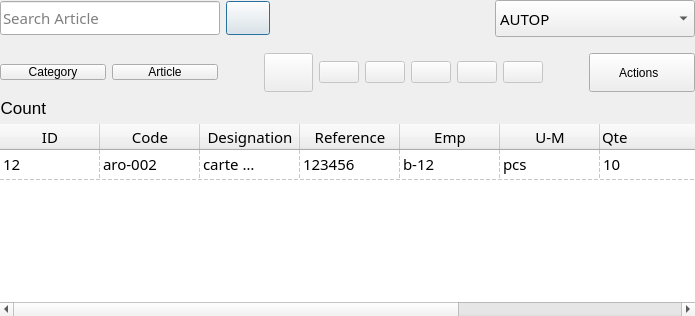
            <widget class="QWidget" name="MagasinPage">
             <layout class="QVBoxLayout" name="verticalLayout_4">
              <property name="leftMargin">
               <number>0</number>
              </property>
              <property name="topMargin">
               <number>0</number>
              </property>
              <property name="rightMargin">
               <number>0</number>
              </property>
              <property name="bottomMargin">
               <number>0</number>
              </property>
              <item>
               <widget class="QFrame" name="searchFrame">
                <property name="frameShape">
                 <enum>QFrame::NoFrame</enum>
                </property>
                <property name="frameShadow">
                 <enum>QFrame::Raised</enum>
                </property>
                <layout class="QHBoxLayout" name="horizontalLayout_4">
                 <property name="leftMargin">
                  <number>0</number>
                 </property>
                 <property name="topMargin">
                  <number>0</number>
                 </property>
                 <property name="rightMargin">
                  <number>0</number>
                 </property>
                 <property name="bottomMargin">
                  <number>0</number>
                 </property>
                 <item>
                  <widget class="QLineEdit" name="lineEditSearch">
                   <property name="minimumSize">
                    <size>
                     <width>0</width>
                     <height>34</height>
                    </size>
                   </property>
                   <property name="font">
                    <font>
                     <family>Monaco</family>
                     <pointsize>11</pointsize>
                     <weight>50</weight>
                     <italic>false</italic>
                     <bold>false</bold>
                    </font>
                   </property>
                   <property name="styleSheet">
                    <string notr="true"/>
                   </property>
                   <property name="placeholderText">
                    <string>Search Article</string>
                   </property>
                   <property name="cursorMoveStyle">
                    <enum>Qt::LogicalMoveStyle</enum>
                   </property>
                   <property name="clearButtonEnabled">
                    <bool>true</bool>
                   </property>
                  </widget>
                 </item>
                 <item>
                  <widget class="QPushButton" name="pushButtonSearch">
                   <property name="sizePolicy">
                    <sizepolicy hsizetype="Fixed" vsizetype="Fixed">
                     <horstretch>0</horstretch>
                     <verstretch>0</verstretch>
                    </sizepolicy>
                   </property>
                   <property name="minimumSize">
                    <size>
                     <width>44</width>
                     <height>34</height>
                    </size>
                   </property>
                   <property name="font">
                    <font>
                     <family>Monaco</family>
                     <pointsize>11</pointsize>
                     <weight>50</weight>
                     <italic>false</italic>
                     <bold>false</bold>
                    </font>
                   </property>
                   <property name="layoutDirection">
                    <enum>Qt::LeftToRight</enum>
                   </property>
                   <property name="autoFillBackground">
                    <bool>false</bool>
                   </property>
                   <property name="text">
                    <string/>
                   </property>
                   <property name="icon">
                    <iconset resource="../resource.qrc">
                     <normaloff>:/icons/icons/magnifier.png</normaloff>:/icons/icons/magnifier.png</iconset>
                   </property>
                   <property name="iconSize">
                    <size>
                     <width>20</width>
                     <height>20</height>
                    </size>
                   </property>
                   <property name="autoDefault">
                    <bool>false</bool>
                   </property>
                   <property name="default">
                    <bool>true</bool>
                   </property>
                  </widget>
                 </item>
                 <item>
                  <spacer name="horizontalSpacer_2">
                   <property name="orientation">
                    <enum>Qt::Horizontal</enum>
                   </property>
                   <property name="sizeHint" stdset="0">
                    <size>
                     <width>40</width>
                     <height>20</height>
                    </size>
                   </property>
                  </spacer>
                 </item>
                 <item>
                  <widget class="QComboBox" name="comboBoxCategory">
                   <property name="minimumSize">
                    <size>
                     <width>200</width>
                     <height>37</height>
                    </size>
                   </property>
                   <property name="font">
                    <font>
                     <family>Monaco</family>
                     <pointsize>11</pointsize>
                     <weight>50</weight>
                     <italic>false</italic>
                     <bold>false</bold>
                    </font>
                   </property>
                   <property name="editable">
                    <bool>false</bool>
                   </property>
                   <property name="currentText">
                    <string>AUTOP</string>
                   </property>
                   <item>
                    <property name="text">
                     <string>AUTOP</string>
                    </property>
                   </item>
                   <item>
                    <property name="text">
                     <string>ARO</string>
                    </property>
                   </item>
                   <item>
                    <property name="text">
                     <string>BHS</string>
                    </property>
                   </item>
                  </widget>
                 </item>
                </layout>
               </widget>
              </item>
              <item>
               <widget class="QWidget" name="mainTableWidget" native="true">
                <property name="sizePolicy">
                 <sizepolicy hsizetype="Expanding" vsizetype="Expanding">
                  <horstretch>0</horstretch>
                  <verstretch>0</verstretch>
                 </sizepolicy>
                </property>
                <layout class="QVBoxLayout" name="verticalLayout_2" stretch="0,0,0">
                 <property name="sizeConstraint">
                  <enum>QLayout::SetDefaultConstraint</enum>
                 </property>
                 <property name="leftMargin">
                  <number>0</number>
                 </property>
                 <property name="topMargin">
                  <number>10</number>
                 </property>
                 <property name="rightMargin">
                  <number>0</number>
                 </property>
                 <property name="bottomMargin">
                  <number>0</number>
                 </property>
                 <item>
                  <widget class="QFrame" name="productToolBarFrmae">
                   <layout class="QHBoxLayout" name="horizontalLayout">
                    <property name="leftMargin">
                     <number>0</number>
                    </property>
                    <property name="topMargin">
                     <number>0</number>
                    </property>
                    <property name="rightMargin">
                     <number>0</number>
                    </property>
                    <property name="bottomMargin">
                     <number>0</number>
                    </property>
                    <item>
                     <widget class="QPushButton" name="newCatBtn">
                      <property name="toolTip">
                       <string>Nouvel Catégory</string>
                      </property>
                      <property name="styleSheet">
                       <string notr="true">padding: 0px 7px;
min-width: 90px;</string>
                      </property>
                      <property name="text">
                       <string>Category</string>
                      </property>
                      <property name="icon">
                       <iconset resource="../resource.qrc">
                        <normaloff>:/icons/icons/plus.png</normaloff>:/icons/icons/plus.png</iconset>
                      </property>
                      <property name="iconSize">
                       <size>
                        <width>25</width>
                        <height>25</height>
                       </size>
                      </property>
                     </widget>
                    </item>
                    <item>
                     <widget class="QPushButton" name="newArticleBtn">
                      <property name="toolTip">
                       <string>Nouvel Article</string>
                      </property>
                      <property name="styleSheet">
                       <string notr="true">padding: 0px 7px;
min-width: 90px;</string>
                      </property>
                      <property name="text">
                       <string>Article</string>
                      </property>
                      <property name="icon">
                       <iconset resource="../resource.qrc">
                        <normaloff>:/icons/icons/plus.png</normaloff>:/icons/icons/plus.png</iconset>
                      </property>
                      <property name="iconSize">
                       <size>
                        <width>25</width>
                        <height>25</height>
                       </size>
                      </property>
                     </widget>
                    </item>
                    <item>
                     <spacer name="horizontalSpacer_3">
                      <property name="orientation">
                       <enum>Qt::Horizontal</enum>
                      </property>
                      <property name="sizeHint" stdset="0">
                       <size>
                        <width>40</width>
                        <height>20</height>
                       </size>
                      </property>
                     </spacer>
                    </item>
                    <item>
                     <widget class="QPushButton" name="newEntryBtn">
                      <property name="enabled">
                       <bool>false</bool>
                      </property>
                      <property name="minimumSize">
                       <size>
                        <width>49</width>
                        <height>39</height>
                       </size>
                      </property>
                      <property name="toolTip">
                       <string>Nouvel Entrée</string>
                      </property>
                      <property name="text">
                       <string/>
                      </property>
                      <property name="icon">
                       <iconset resource="../resource.qrc">
                        <normaloff>:/icons/icons/box--plus.png</normaloff>:/icons/icons/box--plus.png</iconset>
                      </property>
                      <property name="iconSize">
                       <size>
                        <width>25</width>
                        <height>25</height>
                       </size>
                      </property>
                     </widget>
                    </item>
                    <item>
                     <widget class="QPushButton" name="newSortieBtn">
                      <property name="enabled">
                       <bool>false</bool>
                      </property>
                      <property name="toolTip">
                       <string>Nouvel Sortie</string>
                      </property>
                      <property name="text">
                       <string/>
                      </property>
                      <property name="icon">
                       <iconset resource="../resource.qrc">
                        <normaloff>:/icons/icons/box--minus.png</normaloff>:/icons/icons/box--minus.png</iconset>
                      </property>
                      <property name="iconSize">
                       <size>
                        <width>25</width>
                        <height>25</height>
                       </size>
                      </property>
                     </widget>
                    </item>
                    <item>
                     <widget class="QPushButton" name="editArticleBtn">
                      <property name="enabled">
                       <bool>false</bool>
                      </property>
                      <property name="toolTip">
                       <string>Modifier l'Article</string>
                      </property>
                      <property name="text">
                       <string/>
                      </property>
                      <property name="icon">
                       <iconset resource="../resource.qrc">
                        <normaloff>:/icons/icons/clipboard--pencil.png</normaloff>:/icons/icons/clipboard--pencil.png</iconset>
                      </property>
                      <property name="iconSize">
                       <size>
                        <width>25</width>
                        <height>25</height>
                       </size>
                      </property>
                     </widget>
                    </item>
                    <item>
                     <widget class="QPushButton" name="delArticleBtn">
                      <property name="enabled">
                       <bool>false</bool>
                      </property>
                      <property name="toolTip">
                       <string>Suprimer l'Article</string>
                      </property>
                      <property name="text">
                       <string/>
                      </property>
                      <property name="icon">
                       <iconset resource="../resource.qrc">
                        <normaloff>:/icons/icons/scissors--minus.png</normaloff>:/icons/icons/scissors--minus.png</iconset>
                      </property>
                      <property name="iconSize">
                       <size>
                        <width>25</width>
                        <height>25</height>
                       </size>
                      </property>
                     </widget>
                    </item>
                    <item>
                     <widget class="QPushButton" name="movArticleBtn">
                      <property name="enabled">
                       <bool>false</bool>
                      </property>
                      <property name="toolTip">
                       <string>Les Mouvement de l'Article.</string>
                      </property>
                      <property name="text">
                       <string/>
                      </property>
                      <property name="icon">
                       <iconset resource="../resource.qrc">
                        <normaloff>:/icons/icons/arrow-retweet.png</normaloff>:/icons/icons/arrow-retweet.png</iconset>
                      </property>
                      <property name="iconSize">
                       <size>
                        <width>25</width>
                        <height>25</height>
                       </size>
                      </property>
                     </widget>
                    </item>
                    <item>
                     <widget class="QPushButton" name="newCommandBtn">
                      <property name="enabled">
                       <bool>false</bool>
                      </property>
                      <property name="toolTip">
                       <string>Nouvelle Commande</string>
                      </property>
                      <property name="text">
                       <string/>
                      </property>
                      <property name="icon">
                       <iconset resource="../resource.qrc">
                        <normaloff>:/icons/icons/baggage-cart-box-label.png</normaloff>:/icons/icons/baggage-cart-box-label.png</iconset>
                      </property>
                      <property name="iconSize">
                       <size>
                        <width>25</width>
                        <height>25</height>
                       </size>
                      </property>
                     </widget>
                    </item>
                    <item>
                     <spacer name="horizontalSpacer">
                      <property name="orientation">
                       <enum>Qt::Horizontal</enum>
                      </property>
                      <property name="sizeHint" stdset="0">
                       <size>
                        <width>40</width>
                        <height>20</height>
                       </size>
                      </property>
                     </spacer>
                    </item>
                    <item>
                     <widget class="QPushButton" name="btnMenuProductActions">
                      <property name="minimumSize">
                       <size>
                        <width>108</width>
                        <height>39</height>
                       </size>
                      </property>
                      <property name="contextMenuPolicy">
                       <enum>Qt::CustomContextMenu</enum>
                      </property>
                      <property name="layoutDirection">
                       <enum>Qt::RightToLeft</enum>
                      </property>
                      <property name="styleSheet">
                       <string notr="true">padding: 0px 7px;
min-width: 90px;</string>
                      </property>
                      <property name="text">
                       <string>Actions  </string>
                      </property>
                      <property name="icon">
                       <iconset resource="../resource.qrc">
                        <normaloff>:/icons/icons/cil-arrow-bottom.png</normaloff>:/icons/icons/cil-arrow-bottom.png</iconset>
                      </property>
                      <property name="iconSize">
                       <size>
                        <width>25</width>
                        <height>25</height>
                       </size>
                      </property>
                     </widget>
                    </item>
                   </layout>
                  </widget>
                 </item>
                 <item>
                  <widget class="QFrame" name="frame_2">
                   <property name="frameShape">
                    <enum>QFrame::NoFrame</enum>
                   </property>
                   <property name="frameShadow">
                    <enum>QFrame::Raised</enum>
                   </property>
                   <layout class="QHBoxLayout" name="horizontalLayout_7">
                    <property name="leftMargin">
                     <number>0</number>
                    </property>
                    <property name="topMargin">
                     <number>0</number>
                    </property>
                    <property name="rightMargin">
                     <number>0</number>
                    </property>
                    <property name="bottomMargin">
                     <number>0</number>
                    </property>
                    <item>
                     <widget class="QLabel" name="labelProductsCount">
                      <property name="minimumSize">
                       <size>
                        <width>0</width>
                        <height>0</height>
                       </size>
                      </property>
                      <property name="font">
                       <font>
                        <family>Ubuntu</family>
                        <pointsize>13</pointsize>
                        <weight>50</weight>
                        <italic>false</italic>
                        <bold>false</bold>
                       </font>
                      </property>
                      <property name="styleSheet">
                       <string notr="true">font: 13pt &quot;Ubuntu&quot;;</string>
                      </property>
                      <property name="text">
                       <string>Count</string>
                      </property>
                      <property name="alignment">
                       <set>Qt::AlignRight|Qt::AlignTrailing|Qt::AlignVCenter</set>
                      </property>
                      <property name="indent">
                       <number>5</number>
                      </property>
                     </widget>
                    </item>
                    <item>
                     <spacer name="horizontalSpacer_4">
                      <property name="orientation">
                       <enum>Qt::Horizontal</enum>
                      </property>
                      <property name="sizeHint" stdset="0">
                       <size>
                        <width>40</width>
                        <height>20</height>
                       </size>
                      </property>
                     </spacer>
                    </item>
                   </layout>
                  </widget>
                 </item>
                 <item>
                  <widget class="QTableWidget" name="tableWidgetProduct">
                   <property name="minimumSize">
                    <size>
                     <width>0</width>
                     <height>0</height>
                    </size>
                   </property>
                   <property name="font">
                    <font>
                     <family>Monaco</family>
                     <pointsize>11</pointsize>
                     <weight>50</weight>
                     <italic>false</italic>
                     <bold>false</bold>
                    </font>
                   </property>
                   <property name="frameShape">
                    <enum>QFrame::NoFrame</enum>
                   </property>
                   <property name="editTriggers">
                    <set>QAbstractItemView::NoEditTriggers</set>
                   </property>
                   <property name="alternatingRowColors">
                    <bool>false</bool>
                   </property>
                   <property name="selectionBehavior">
                    <enum>QAbstractItemView::SelectRows</enum>
                   </property>
                   <property name="gridStyle">
                    <enum>Qt::DashLine</enum>
                   </property>
                   <property name="sortingEnabled">
                    <bool>true</bool>
                   </property>
                   <property name="columnCount">
                    <number>9</number>
                   </property>
                   <attribute name="horizontalHeaderVisible">
                    <bool>true</bool>
                   </attribute>
                   <attribute name="horizontalHeaderCascadingSectionResizes">
                    <bool>false</bool>
                   </attribute>
                   <attribute name="horizontalHeaderShowSortIndicator" stdset="0">
                    <bool>false</bool>
                   </attribute>
                   <attribute name="horizontalHeaderStretchLastSection">
                    <bool>true</bool>
                   </attribute>
                   <attribute name="verticalHeaderVisible">
                    <bool>false</bool>
                   </attribute>
                   <row>
                    <property name="text">
                     <string>New Row</string>
                    </property>
                   </row>
                   <column>
                    <property name="text">
                     <string>ID</string>
                    </property>
                   </column>
                   <column>
                    <property name="text">
                     <string>Code</string>
                    </property>
                    <property name="font">
                     <font>
                      <family>Monaco</family>
                      <weight>50</weight>
                      <bold>false</bold>
                     </font>
                    </property>
                   </column>
                   <column>
                    <property name="text">
                     <string>Designation</string>
                    </property>
                   </column>
                   <column>
                    <property name="text">
                     <string>Reference</string>
                    </property>
                   </column>
                   <column>
                    <property name="text">
                     <string>Emp</string>
                    </property>
                   </column>
                   <column>
                    <property name="text">
                     <string>U-M</string>
                    </property>
                   </column>
                   <column>
                    <property name="text">
                     <string>Qte</string>
                    </property>
                    <property name="textAlignment">
                     <set>AlignLeading|AlignVCenter</set>
                    </property>
                   </column>
                   <column>
                    <property name="text">
                     <string>Prix</string>
                    </property>
                    <property name="textAlignment">
                     <set>AlignLeading|AlignVCenter</set>
                    </property>
                   </column>
                   <column>
                    <property name="text">
                     <string>Valeur</string>
                    </property>
                   </column>
                   <item row="0" column="0">
                    <property name="text">
                     <string>12</string>
                    </property>
                   </item>
                   <item row="0" column="1">
                    <property name="text">
                     <string>aro-002</string>
                    </property>
                   </item>
                   <item row="0" column="2">
                    <property name="text">
                     <string>carte electronique</string>
                    </property>
                   </item>
                   <item row="0" column="3">
                    <property name="text">
                     <string>123456</string>
                    </property>
                   </item>
                   <item row="0" column="4">
                    <property name="text">
                     <string>b-12</string>
                    </property>
                   </item>
                   <item row="0" column="5">
                    <property name="text">
                     <string>pcs</string>
                    </property>
                   </item>
                   <item row="0" column="6">
                    <property name="text">
                     <string>10</string>
                    </property>
                   </item>
                   <item row="0" column="7">
                    <property name="text">
                     <string>1500</string>
                    </property>
                   </item>
                   <item row="0" column="8">
                    <property name="text">
                     <string>15000</string>
                    </property>
                   </item>
                  </widget>
                 </item>
                </layout>
               </widget>
              </item>
             </layout>
            </widget>
